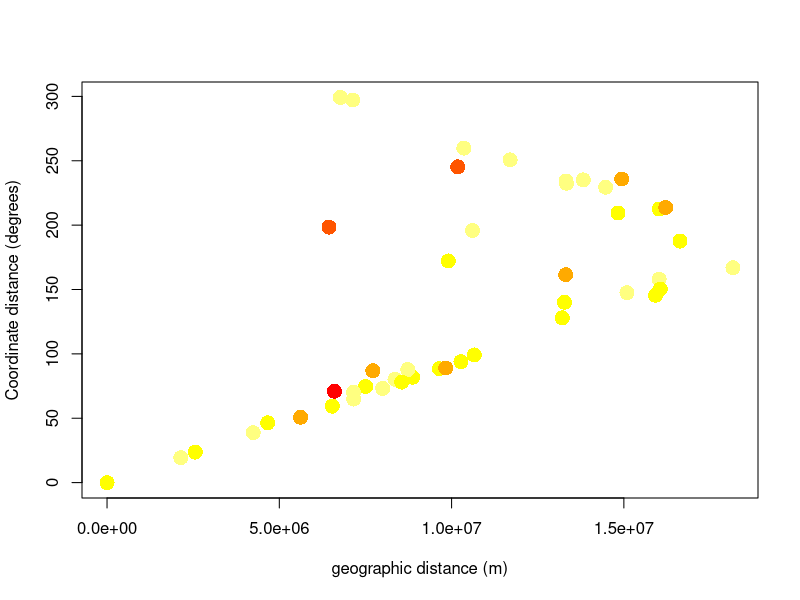

The R source for this figure:
# calculate distances from lat/long coordinates

# settings for fake dataset
n<-10
set.seed(321)

# fake some lat/longs around the globe
GlobeLong<-sample(seq(-180,180,0.1),n,T)
GlobeLat<-sample(seq(-90,90,0.1),n,T)
d<-data.frame(Long=GlobeLong,Lat=GlobeLat)

# get good geographic distances from lat/long coordinates
require(geosphere)

# I'm not aware of a directly equivalent function to dist
# we have to create a list of all pairwise combinations of points
# and work out distances for each pair

# row numbers of all pairwise combinations 1-n
p.combo<-expand.grid(1:nrow(d),1:nrow(d))

# lat/longs for each pairwise combo
p1<-d[c("Long","Lat")][p.combo[,1],]
p2<-d[c("Long","Lat")][p.combo[,2],]

# calculate pairwise distances and put into square matrix
geodist<-as.matrix(distGeo(p1,p2))
# make a square matrix
dim(geodist)<-c(nrow(d),nrow(d))

# simple euclidean distance from lat/longs
lldist<-dist(d[c("Long","Lat")])

# compare 'good' and 'bad' distance measures
# colour by latitude - red=high
plot(geodist,as.matrix(lldist),xlab="geographic distance (m)",
     ylab="Coordinate distance (degrees)",cex=2,pch=16,
     col=rev(heat.colors(5))[as.numeric(cut(abs(d$Lat),5))])
